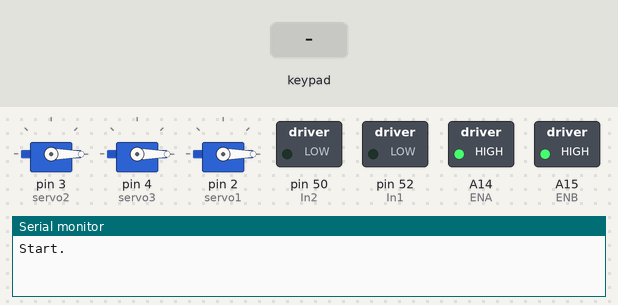
Bench run of a sketch on a simulated Arduino Mega 2560, built with avr-gcc and run on an emulated ATmega2560. Parts: 3 × servo, switched loads named in the sketch (green lamp = pin HIGH), the last lines printed to the serial monitor. Inputs (shaded band) come from the test bench.

Above: at 4.5 s.
4.6 s: key 'T' pressed
At 5.5 s:
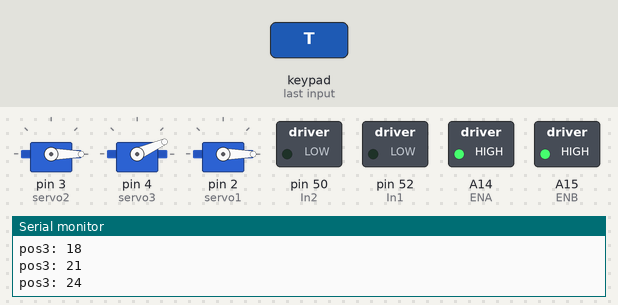
7.6 s: key 'U' pressed
At 7.83 s:
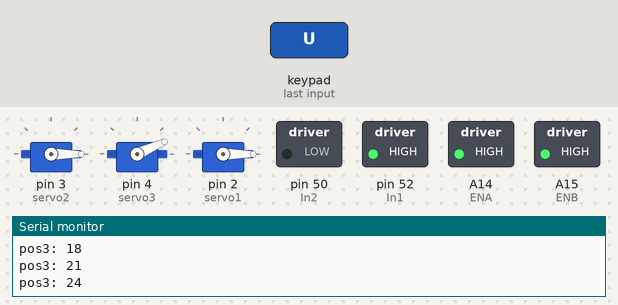
9.5 s: key 'D' pressed
At 9.74 s:
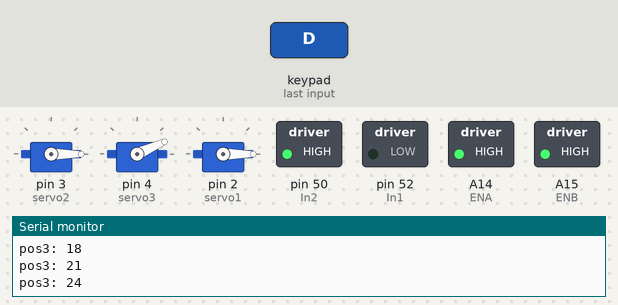
11.4 s: key 'T' pressed
At 13.1 s:
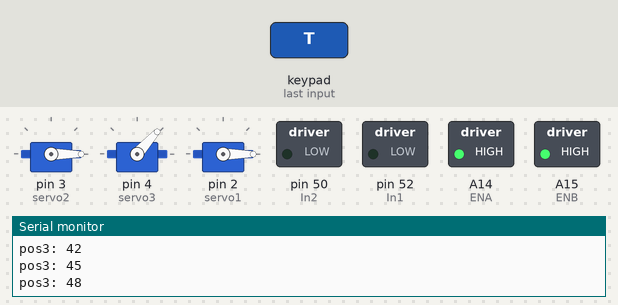
14.4 s: key 'L' pressed
At 14.63 s:
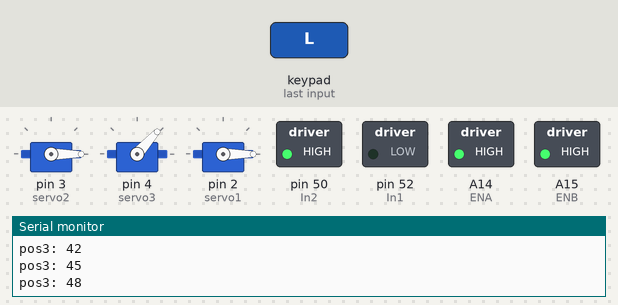
16.3 s: key 'R' pressed
At 16.54 s:
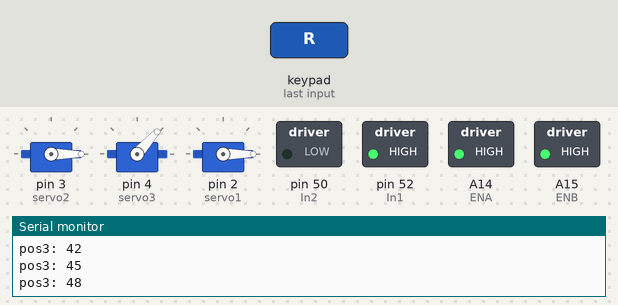
Timing chart, 0 to 19.2 s (numbered marks = the images above; inputs shaded):
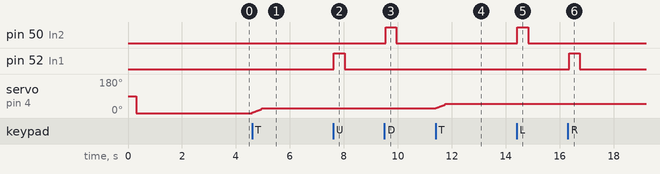

Measured:
- after the input at 4.6 s, servo on pin 4 (servo3): 0° → 24° at once
- after the input at 7.6 s, pin 52 (In1): LOW → HIGH at once, → LOW 0.40 s later
- after the input at 9.5 s, pin 50 (In2): LOW → HIGH after 0.05 s, → LOW 0.40 s later
- after the input at 11.4 s, servo on pin 4 (servo3): 24° → 48° at once
- after the input at 14.4 s, pin 50 (In2): LOW → HIGH at once, → LOW 0.40 s later
- after the input at 16.3 s, pin 52 (In1): LOW → HIGH after 0.05 s, → LOW 0.40 s later

The sketch:

DEMO_L298N.ino
```cpp
#include <PS2X_lib.h>
#include <SparkFun_TB6612.h>
#include <Servo.h>

Servo servo1,servo2,servo3;

int pos1=0;
int pos2=0;
int pos3=0;

#define PS2_DAT        10  //14
#define PS2_CMD        11  //15
#define PS2_SEL        13  //16  這是ATT
#define PS2_CLK        12  //17

const int In1=52;
const int In2=50;
const int ENA=A14;
const int In3=48;
const int In4=46;
const int ENB=A15;

#define pressures   false
#define rumble      false

PS2X ps2x;

int error = 0;
byte type = 0;
byte vibrate = 0;

void setup() {

  Serial.begin(57600);
  delay(300);
  Serial.println("Start.");

  servo2.attach(3);
  servo2.write(0);
  servo3.attach(4);
  servo3.write(0);
  servo1.attach(2);
  servo1.write(0);

  pinMode(In1, OUTPUT);
  pinMode(In2, OUTPUT);
  pinMode(ENA, OUTPUT);
  pinMode(ENB, OUTPUT);
  analogWrite(ENA, 255);
  analogWrite(ENB, 255);

  error = ps2x.config_gamepad(PS2_CLK, PS2_CMD, PS2_SEL, PS2_DAT, pressures, rumble);

  if(error == 0){
    ; // Serial.print("Found Controller, configured successful ");
    ; // Serial.print("pressures = ");
	if (pressures)
	  ; // Serial.println("true ");
	else
	  ; // Serial.println("false");
	; // Serial.print("rumble = ");
	if (rumble)
	  ; // Serial.println("true)");
	else
	  ; // Serial.println("false");
    ; // Serial.println("Try out all the buttons, X will vibrate the controller, faster as you press harder;");
    ; // Serial.println("holding L1 or R1 will print out the analog stick values.");
    ; // Serial.println("Note: Go to www.billporter.info for updates and to report bugs.");
  }
  else if(error == 1)
    ; // Serial.println("No controller found, check wiring, see readme.txt to enable debug. visit www.billporter.info for troubleshooting tips");

  else if(error == 2)
    ; // Serial.println("Controller found but not accepting commands. see readme.txt to enable debug. Visit www.billporter.info for troubleshooting tips");

  else if(error == 3)
    ; // Serial.println("Controller refusing to enter Pressures mode, may not support it. ");

//  ; // Serial.print(ps2x.Analog(1), HEX);

  type = ps2x.readType();
  switch(type) {
    case 0:
      ; // Serial.print("Unknown Controller type found ");
      break;
    case 1:
      ; // Serial.print("DualShock Controller found ");
      break;
    case 2:
      ; // Serial.print("GuitarHero Controller found ");
      break;
	case 3:
      ; // Serial.print("Wireless Sony DualShock Controller found ");
      break;
   }


  //servo1.write(0);


  delay(3000);
}

bool PadPressed=0;

void Stop(){
  digitalWrite(In1, LOW);
  digitalWrite(In2, LOW);
  digitalWrite(In3, LOW);
  digitalWrite(In4, LOW);
}

void Forward(){
  digitalWrite(In1, HIGH);
  digitalWrite(In2, LOW);
  digitalWrite(In3, HIGH);
  digitalWrite(In4, LOW);
}

void Backward(){
  digitalWrite(In2, HIGH);
  digitalWrite(In1, LOW);
  digitalWrite(In4, HIGH);
  digitalWrite(In3, LOW);
}

void Left(){
  digitalWrite(In2, HIGH);
  digitalWrite(In1, LOW);
  digitalWrite(In3, HIGH);
  digitalWrite(In4, LOW);
}

void Right(){
  digitalWrite(In1, HIGH);
  digitalWrite(In2, LOW);
  digitalWrite(In4, HIGH);
  digitalWrite(In3, LOW);
}


void loop() {

  if(error == 1) {//skip loop if no controller found

  setup();

  Left();
  delay(100);
  Stop();
    return;
  }


  ps2x.read_gamepad(false, vibrate);
  PadPressed=0;

  if(ps2x.Button(PSB_PAD_UP)) {      //will be TRUE as long as button is pressed
      ; // Serial.print("Up\n");
      Forward();
      PadPressed=1;
    }
  if(ps2x.Button(PSB_PAD_RIGHT)){
      Right();
    ; // Serial.print("Right\n");

    PadPressed=1;
  }
  if(ps2x.Button(PSB_PAD_LEFT)){
    Left();
    ; //Serial.print("LEFT\n");

    PadPressed=1;
  }
  if(ps2x.Button(PSB_PAD_DOWN)){
    ; // Serial.print("DOWN\n");
    Backward();
    PadPressed=1;
  }
  if(!PadPressed){

    Stop();

  }


  if(ps2x.Button(PSB_L1)){
    pos1+=3;
    if(pos1>180){
      pos1=180;
    }
    servo1.write(pos1);
    Serial.print("pos1: ");
    Serial.println(pos1);

  }
  if(ps2x.Button(PSB_L2)){
    pos1-=3;
    if(pos1<0){
      pos1=0;
    }
    servo1.write(pos1);
    Serial.print("pos1: ");
    Serial.println(pos1);
  }

  if(ps2x.Button(PSB_R1)){
    pos2+=3;
    if(pos2>180){
      pos2=180;
    }
    servo2.write(pos2);
    Serial.print("pos2: ");
    Serial.println(pos2);

  }
  if(ps2x.Button(PSB_R2)){
    pos2-=3;
    if(pos2<0){
      pos2=0;
    }
    servo2.write(pos2);
    Serial.print("pos2: ");
    Serial.println(pos2);
  }

  if(ps2x.Button(PSB_TRIANGLE)){
    pos3+=3;
    if(pos3>180){
      pos3=180;
    }
    servo3.write(pos3);
    Serial.print("pos3: ");
    Serial.println(pos3);

  }
  if(ps2x.Button(PSB_CROSS)){
    pos3-=3;
    if(pos3<0){
      pos3=0;
    }
    servo3.write(pos3);
    Serial.print("pos3: ");
    Serial.println(pos3);
  }


  delay(50);
}
```
